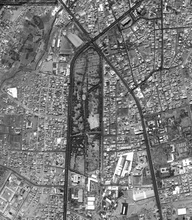
%> input picture code/sanaa.jpg, 192 x 220 px, shrunk from 1841 x 2109 before the run, given in place of Paris.jpg, which was not available
$ octave EKF_PF.m   (GNU Octave 9; MATLAB toolbox functions it lacks are replaced by stand-ins)
%> lines starting %> are read from the running program, lines starting %| are printed output that depends on the picture; pictures that were not available may be replaced by others from this repository, and a replacement may not be noted
### code/DEFINITION_IMAGE_PARIS.m
%%% definition image

function DEFINITION_IMAGE_PARIS()

global x
global edge_canny

a=imread  ( 'E:\internet\uni\proje\matlab\Paris.jpg');    %%---**---%%
%> a is the input picture: size 220x192 uint8; min 1, max 255, mean 122.1
b=rgb2gray(a);
x=double(b);
level = graythresh(b)
%> level = 0.494
level = im2uint8(level)
%> level = 126

% CUT_IMAGE_PARIS_3()                 %%---**---%%


mask = ( 1/115) * [ 2 4 5 4 2 ; 4 9 12 9 4 ; 5 12 15  12  5 ; 4 9 12 9 4 ; 2 4 5 4 2 ]
x= conv2(mask , x);       %% softening image
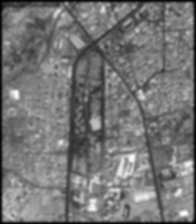
%> x: size 224x196 double; min 0.957, max 350.4, mean 162.4; drawn with min black and max white

% CUT_IMAGE_PARIS_3_1()               %%---**---%%

y=x;
t=x;                  %% use for canny edge detector and find best distance between edge
[M , N ] =size(t);
%> M = 224; N = 196

for i= 1:M                     %% i know that road in dark position isnt more than ... gray level therfor i assume gray level of image is max in non road
    for j=1:N
        if x(i,j) > level             %%---**---%%
            t(i,j) = 255;
        end
    end
end
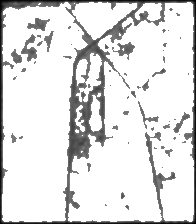
%> t: size 224x196 double; min 0.957, max 255, mean 224

%%%%%%%%%%%%%%%%%%%  canny edge detector %%%%%%%%%%%%%%%%%%%%%%
edge_canny = EDGE_FND_CANNY ( t );
figure (1)
imshow(uint8(edge_canny))

 %%% regulator parameter %%%%%%%%%%%%%%%%%%%%%%%%%%%%%%%%%%%%%%%%%%%


### code/EDGE_FND_CANNY.m
function  canny_edge = EDGE_FND_CANNY ( IMAGE )

 [ M,N] = size(IMAGE);
%> M = 224; N = 196


BW = edge(IMAGE,'canny');
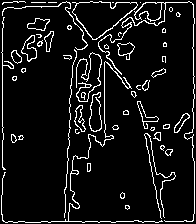
%> BW: size 224x196 logical; 8.3% white in thin lines or dots

for i = 1:M
    for j = 1:N
        if BW(i,j) == 1
            bw(i,j) = 255;
        end
    end
end
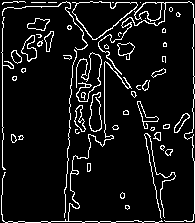
%> bw: size 223x195 double; 8.3% white in thin lines or dots
canny_edge = bw;

### code/EKF_PF.m
%%%------------------------------------ ekf + pf project -----------------------------------------------------------------------------%%%
%%% extraction road from SAR image
%%% image with little wide and imagery from high height

%% globalization

clc;clear all;

 %%% definition image
DEFINITION_IMAGE_PARIS()
